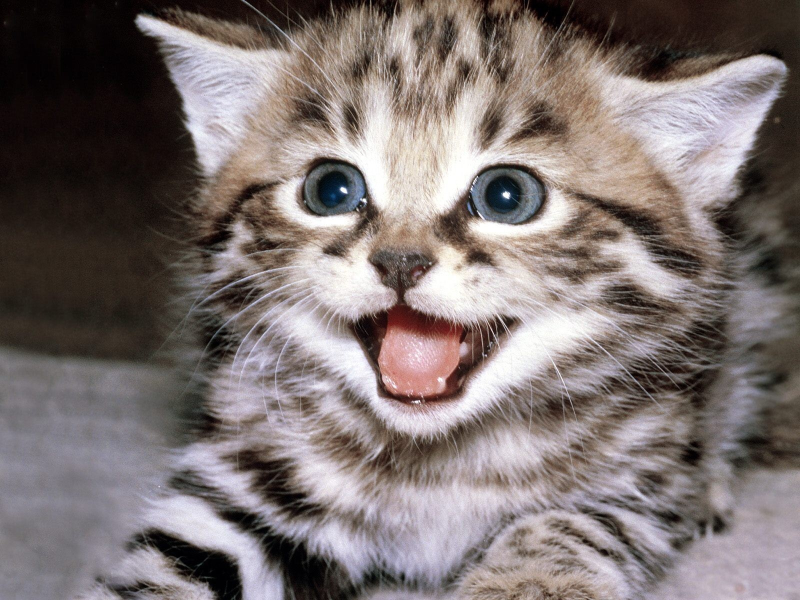
#> input picture Images/cat.jpeg, 1600 x 1200 px (shown at 1/2 size)
$ python histogram.py
#> lines starting #> are read from the running program, lines starting #| are printed output that depends on the picture; after the words box and inside, x2 and y2 are one past the last pixel; in counts of white or black regions, pixels touching at a corner belong together
#> further down, img is the input picture: shape (1200, 1600, 3); mean B, G, R 113.1, 114.5, 124.8
import cv2 as cv
import numpy as np
import matplotlib.pyplot as plt

def rescaleFrame(frame, scale):
#> called with scale = 0.5
        width = int(frame.shape[1]*scale)
#> width = 800
        height = int(frame.shape[0]*scale)
#> height = 600
        dimensions = (width, height)
#> dimensions = (800, 600)

        return cv.resize(frame, dimensions, interpolation=cv.INTER_AREA)
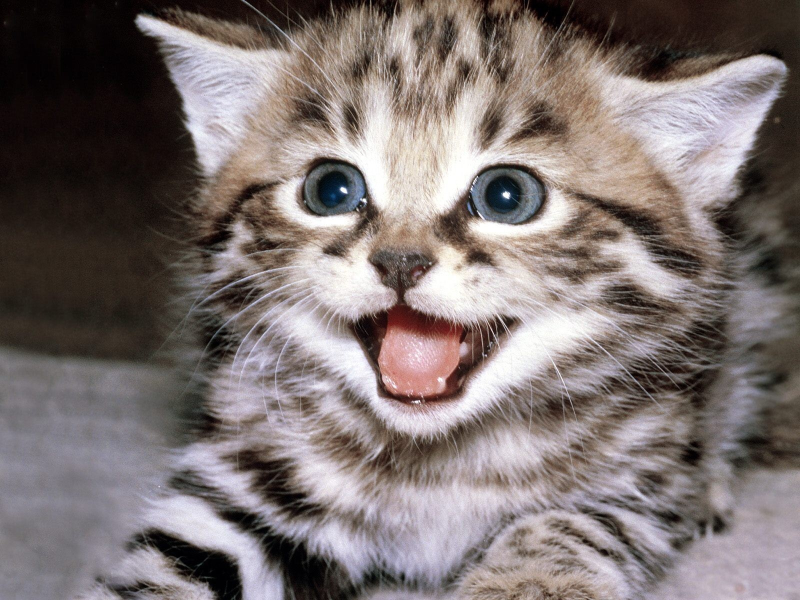
#> returned value: shape (600, 800, 3); mean of channels 0, 1, 2 113.2, 114.6, 124.9; drawn as B, G, R

img = cv.imread('Images/cat.jpeg')
img = rescaleFrame(img, 0.5)

blank = np.zeros(img.shape[:2], dtype='uint8')

#gray = cv.cvtColor(img, cv.COLOR_BGR2GRAY)
#cv.imshow('Gray', gray)

mask = cv.circle(blank, (img.shape[1]//2, img.shape[0]//2), 100, 255, -1)
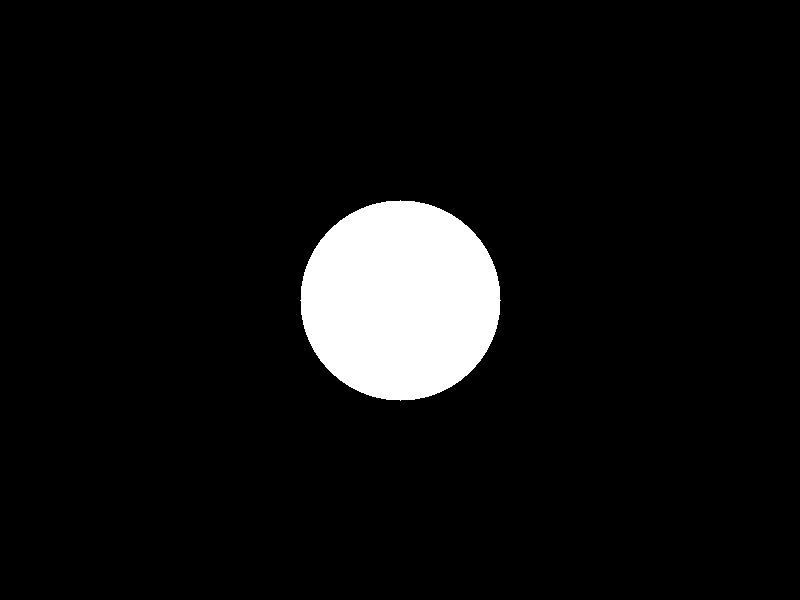
#> blank: shape (600, 800); 6.5% white; 1 white region, box (x1, y1, x2, y2) and area: (300, 200, 501, 401) 31417

masked = cv.bitwise_and(img, img, mask=mask)
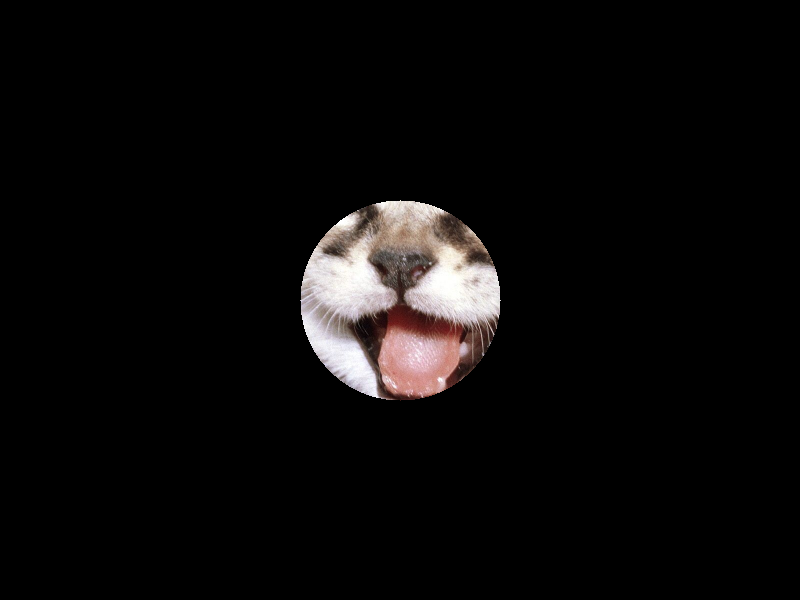
#> masked: shape (600, 800, 3); mean B, G, R 9.8, 10, 11.4
cv.imshow('Masked', masked)

# [16 lines of commented-out code are left out]
plt.figure()
plt.title('Colored Histogram')
plt.xlabel('Bins')
plt.ylabel('Number of Pixels')

colors = ('b', 'g', 'r')
for i,col in enumerate(colors):
	hist = cv.calcHist([img], [i], mask, [256], [0,256])
	#Plotting Histogram
	plt.plot(hist, color=col)
	plt.xlim([0,256])

plt.show()
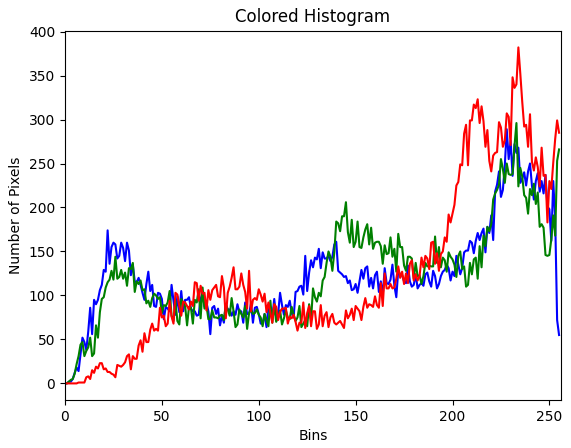
#> figure drawn by matplotlib, 1 panel; curve peaks at x = 228, y = 289; curve peaks at x = 233, y = 296; curve peaks at x = 234, y = 382
cv.waitKey(0)

$ run again, with Images/person.jpeg copied over Images/cat.jpeg
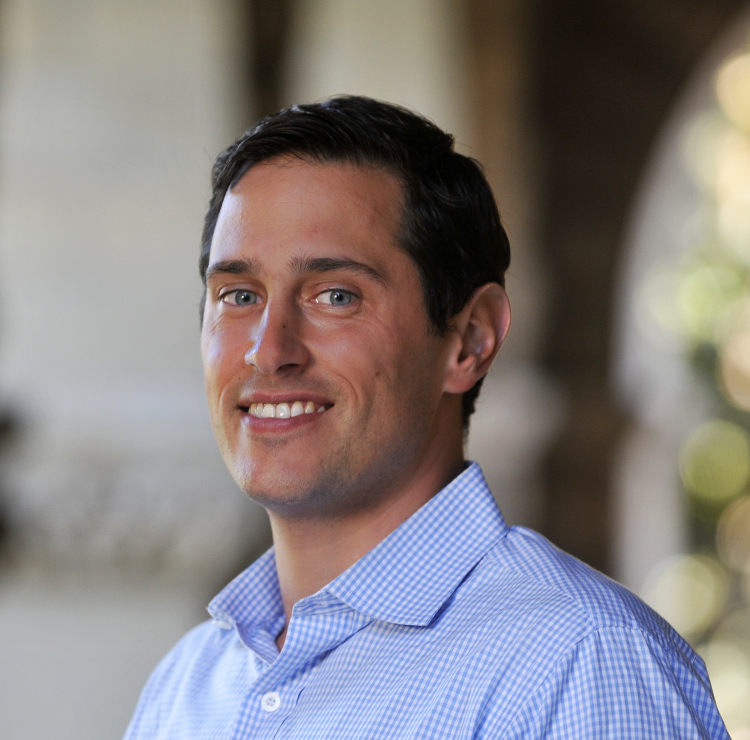
#> input picture Images/person.jpeg, 1500 x 1480 px (shown at 1/2 size)
#> img is the input picture: shape (1480, 1500, 3); mean B, G, R 129, 128.1, 133.9
#> `mask = cv.circle(blank, (img.shape[1]//2, img.shape[0]//2), 100, 255, ..`:
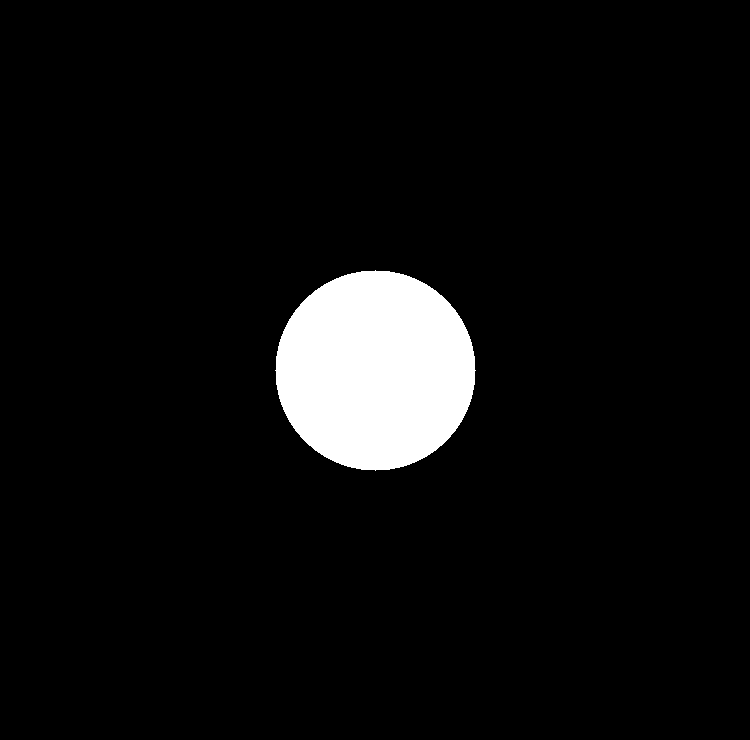
#> blank: shape (740, 750); 5.7% white; 1 white region, box (x1, y1, x2, y2) and area: (275, 270, 476, 471) 31417
#> `plt.show()`:
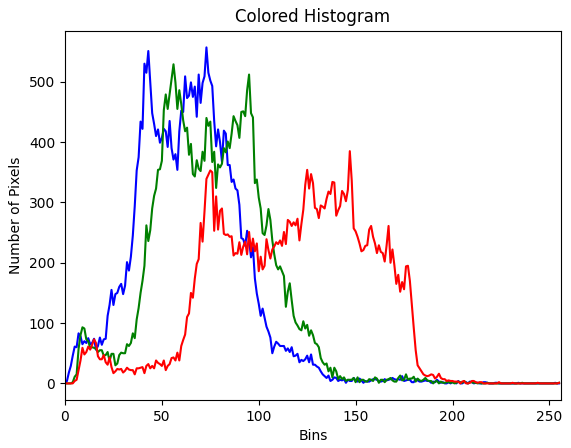
#> figure drawn by matplotlib, 1 panel; curve peaks at x = 73, y = 557; curve peaks at x = 56, y = 529; curve peaks at x = 147, y = 385
